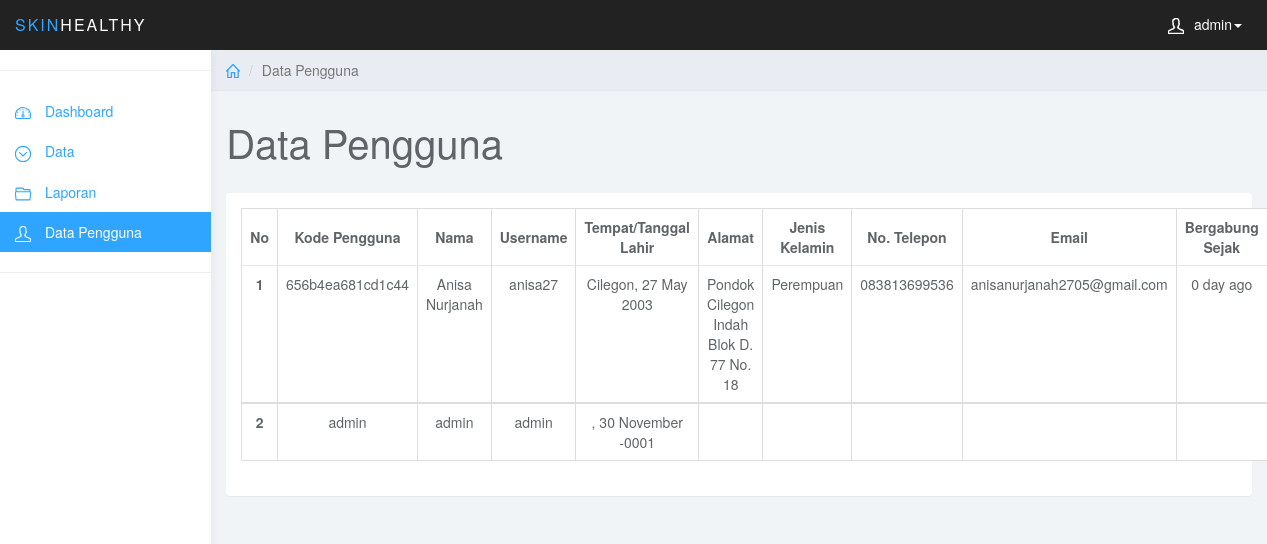
The app's page /component/admin/data-pengguna.php (signed in) with its own data.
### tables this page shows
CREATE TABLE `pengguna` (
  `kd_pengguna` varchar(16) NOT NULL,
  `nama` varchar(64) NOT NULL,
  `tempat_lahir` varchar(32) NOT NULL,
  `tanggal_lahir` date NOT NULL,
  `alamat` varchar(128) NOT NULL,
  `jenis_kelamin` varchar(16) NOT NULL,
  `no_telepon` varchar(16) NOT NULL,
  `email` varchar(64) NOT NULL,
  `bergabung_sejak` varchar(32) NOT NULL,
  `username` varchar(16) NOT NULL,
  `password` varchar(8) NOT NULL,
  `level` varchar(16) NOT NULL
);

### component/functions.php (called while the page is built, shortened)
<?php
$conn = mysqli_connect("localhost", "root", "", "penyakit_kulit");
function query($query)
{
	global $conn;
	$result = mysqli_query($conn, $query);
	$rows = [];
	while ($row = mysqli_fetch_assoc($result)) {
		$rows[] = $row;
	}
	return $rows;
}

### component/admin/data-pengguna.php (the view, shortened to what this page needs)
<?php
require '../functions.php';
?>
<!DOCTYPE html>
<html>
<head>
  <link href="../../assets/admin/css/bootstrap.min.css" rel="stylesheet">
  <link href="../../assets/admin/css/styles.css" rel="stylesheet">
</head>
<body>
  <?php include 'template/navbar.php';  ?>
  <?php include 'template/sidebar.php'; ?>
  <div class="col-sm-9 col-sm-offset-3 col-lg-10 col-lg-offset-2 main">
    <div class="row">
      <ol class="breadcrumb">
        <li><a href="dashboard.php"><svg class="glyph stroked home">
              <use xlink:href="#stroked-home"></use>
            </svg></a></li>
        <li class="active">Data Pengguna</li>
      </ol>
    </div>
    <div class="row">
      <div class="col-lg-12">
        <h1 class="page-header">Data Pengguna</h1>
      </div>
    </div>
    <div class="row">
      <div class=" col-lg-12">
        <div class="panel panel-default">
          <div class="panel-body">
            <table class="table table-bordered">
              <thead>
                <tr>
                  <th class="col-sm-.5 text-center" scope="col">No</th>
                  <th class="col-sm-1.5 text-center" scope="col">Kode Pengguna</th>
                  <th class="col-sm-1 text-center" scope="col">Nama</th>
                  <th class="col-sm-1 text-center" scope="col">Username</th>
                  <th class="col-sm-2 text-center" scope="col">Tempat/Tanggal Lahir</th>
                  <th class="col-sm-2 text-center" scope="col">Alamat</th>
                  <th class="col-sm-1 text-center" scope="col">Jenis Kelamin</th>
                  <th class="col-sm-1 text-center" scope="col">No. Telepon</th>
                  <th class="col-sm-1 text-center" scope="col">Email</th>
                  <th class="col-sm-1 text-center" scope="col">Bergabung Sejak</th>
                </tr>
              </thead>
              <?php
              $i = 1;
              $pengguna = query("SELECT * FROM pengguna");
              foreach ($pengguna as $data_pengguna) {
                echo "
                <tbody>
                  <tr>
                    <th class=\"col-sm-.5 text-center\" scope=\"row\">" . $i . "</th>
                    <td class=\"col-sm-1.5 text-center\">" . $data_pengguna["kd_pengguna"] . "</td>
                    <td class=\"col-sm-1 text-center\">" . $data_pengguna["nama"] . "</td>
                    <td class=\"col-sm-1 text-center\">" . $data_pengguna["username"] . "</td>
                    <td class=\"col-sm-2 text-center\">" . $data_pengguna["tempat_lahir"] . ", " . date('j F Y', strtotime($data_pengguna["tanggal_lahir"])) . "</td>
                    <td class=\"col-sm-2 text-center\">" . $data_pengguna["alamat"] . "</td>
                    <td class=\"col-sm-1 text-center\">" . $data_pengguna["jenis_kelamin"] . "</td>
                    <td class=\"col-sm-1 text-center\">" . $data_pengguna["no_telepon"] . "</td>
                    <td class=\"col-sm-1 text-center\">" . $data_pengguna["email"] . "</td>
                    <td class=\"col-sm-1 text-center\">" . $data_pengguna["bergabung_sejak"] . "</td>
                  </tr>
                </tbody>
                ";
                $i++;
              }
              ?>
            </table>
          </div>
        </div>
      </div>
    </div>
  </div>
</body>
</html>

### component/admin/template/navbar.php (shortened to what this page needs)
<nav class="navbar navbar-inverse navbar-fixed-top" role="navigation">
  <div class="container-fluid">
    <div class="navbar-header">
      <a class="navbar-brand" href="#">
        <span>SKIN</span>HEALTHY</a>
      <ul class="user-menu">
        <?php
        if (isset($_COOKIE['kd_pengguna'])) :
          $kd_pengguna = $_COOKIE['kd_pengguna'];
          $result = mysqli_query($conn, "SELECT nama FROM pengguna WHERE kd_pengguna = '$kd_pengguna'");
          $row = mysqli_fetch_assoc($result);
        ?>
          <li class="dropdown pull-right">
            <a href="#" class="dropdown-toggle" data-toggle="dropdown"><svg class="glyph stroked male-user">
                <use xlink:href="#stroked-male-user"></use>
              </svg><?= $row["nama"]; ?><span class="caret"></span></a>
          <?php endif; ?>
          </li>
      </ul>
    </div>
  </div>
</nav>

### assets/admin/css/styles.css (style rules this page uses)
body { background: #f1f4f7; padding-top: 50px; color: #5f6468; }
a, a:hover, a:focus { color: #30a5ff; }
h1, h2, h3, h4, h5, h6 { color: #5f6468; }
h1 { font-weight: 300; font-size: 40px; }
.navbar-header .navbar-brand { color: #fff; font-size: 16px; text-transform: uppercase; font-weight: 500; letter-spacing: 2px; }
.navbar-header .navbar-brand span { color: #30a5ff; }
.panel { border: 0; }
.navbar { border: 0; }
.user-menu { display: inline-block; margin-top: 14px; margin-right: 10px; float: right; list-style: none; padding: 0; }
.user-menu a { color: #fff; }
@media (min-width: 768px) { .navbar-header { width: 100%; } }
.breadcrumb { border-radius: 0; padding: 10px 15px; background: #e9ecf2; box-shadow: 0 1px 1px rgba(0, 0, 0, .05); margin: 0 ; }
h1.page-header { margin-top: 30px; border-bottom: 0; }
.table { background: #fff; }
.table>thead>tr>th { border-bottom: 1px solid #e6e7e8; vertical-align: middle; height: 50px; }
.sidebar .glyph, .user-menu .glyph { height: 16px; width: 16px; margin: 0 10px 0 0; stroke-width: 3px; }
.user-menu .glyph { stroke-width: 4px; }
.breadcrumb .glyph { height: 14px; width: 14px; margin: -2px 0 0 0; stroke-width: 4px; }

### records on screen
pengguna: nama "admin", kd_pengguna "admin", username "admin", tanggal_lahir "30 November -0001"
pengguna: kd_pengguna "656b4ea681cd1c44", nama "Anisa Nurjanah", username "anisa27", tempat_lahir "Cilegon", tanggal_lahir "27 May 2003", alamat "Pondok Cilegon Indah Blok D. 77 No. 18", jenis_kelamin "Perempuan", no_telepon "083813699536", email "anisanurjanah2705@gmail.com", bergabung_sejak "0 day ago"

### other values on screen
$menu['label'] "Dashboard"
$menu['label'] "Data"
$menu['label'] "Laporan"
$menu['label'] "Data Pengguna"
